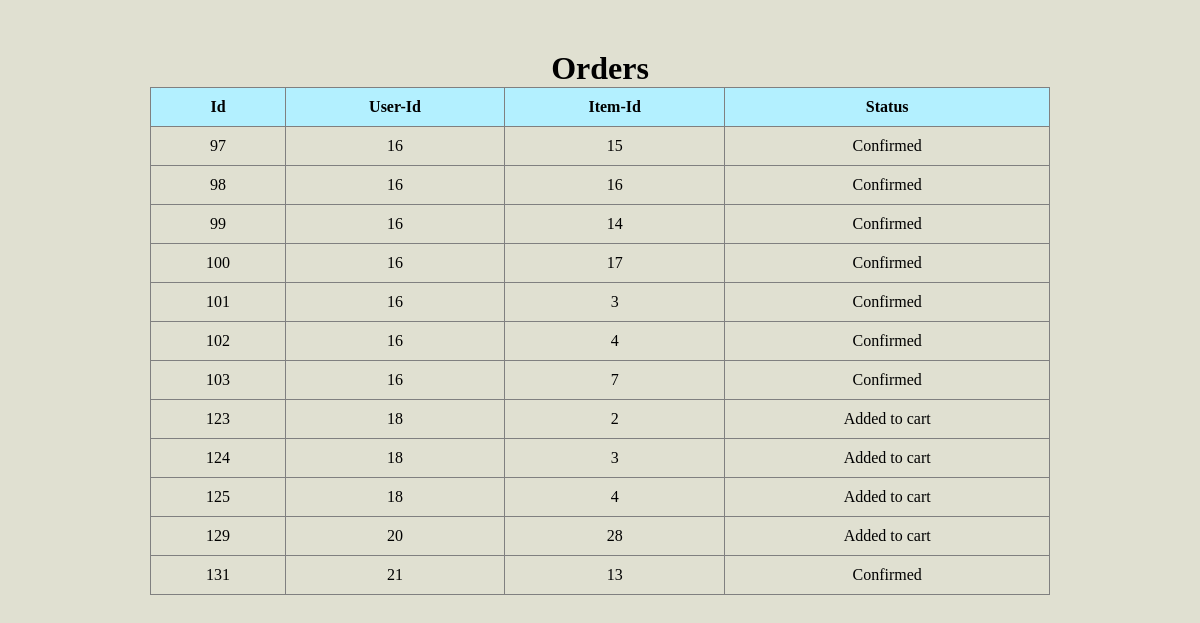
/orders.php, run on the app's committed database.
### tables this page shows
CREATE TABLE `users_items` (
  `id` int(11) NOT NULL,
  `user_id` int(11) NOT NULL,
  `item_id` int(11) NOT NULL,
  `status` enum('Added to cart','Confirmed') NOT NULL
);

### orders.php (the view, shortened to what this page needs)
<?php
$con=mysqli_connect("localhost","root","","store");
 $query="select * from users_items";
 $connect=mysqli_query($con,$query);
 $num=mysqli_num_rows($connect);
 ?>
 <!DOCTYPE html>
 <html>
 <head>
 </head>
 <body>
 <div class="container">
    <h1 align='center'>Orders</h1>
      <table border="1">
           <tr>
                <th>Id</th>
                <th>User-Id</th>
                <th>Item-Id</th>
                <th>Status</th>
           </tr>
           <?php
                if ($num>0) {
                     while($data=mysqli_fetch_assoc($connect)){
                          echo "
                               <tr>
                               <td>".$data['id']."</td>
                               <td>".$data['user_id']."</td>
                               <td>".$data['item_id']."</td>
                               <td>".$data['status']."</td>
                               </tr>
                          ";
                     }
                }
           ?>
      </table>
 </div>
 </body>
 </html>

### orders.php (style rules this page uses)
* { padding: 0; margin: 0; box-sizing: border-box; }
body { width: 100%; min-height: 100vh; background-color: #e0e0d1; }
.container { max-width: 900px; margin: 50px auto; width: 100%; }
table { border-collapse: collapse; width: 100%; }
table th { background-color: #b3f0ff; color: black; padding: 10px; }
table td { padding: 10px; color: black; font-size: 1em; text-align: center; }

### data on the page
users_items: id "97", user "16", item "15", status "Confirmed"
users_items: id "98", user "16", item "16", status "Confirmed"
users_items: id "99", user "16", item "14", status "Confirmed"
users_items: id "100", user "16", item "17", status "Confirmed"
users_items: id "101", user "16", item "3", status "Confirmed"
users_items: id "102", user "16", item "4", status "Confirmed"
users_items: id "103", user "16", item "7", status "Confirmed"
users_items: id "123", user "18", item "2", status "Added to cart"
users_items: id "124", user "18", item "3", status "Added to cart"
users_items: id "125", user "18", item "4", status "Added to cart"
users_items: id "129", user "20", item "28", status "Added to cart"
users_items: id "131", user "21", item "13", status "Confirmed"
